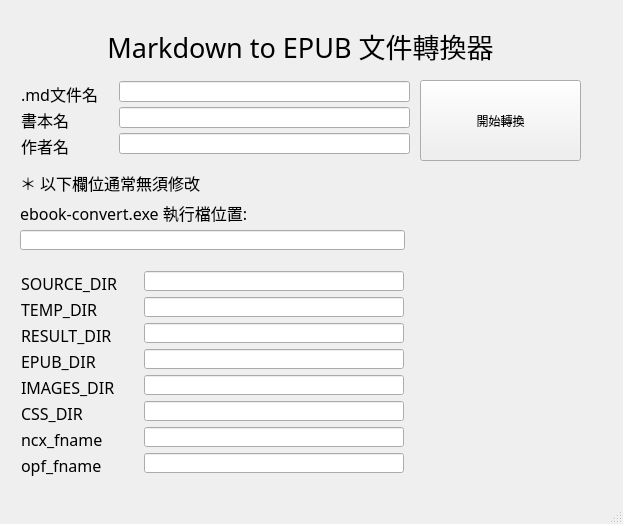
<?xml version="1.0" encoding="UTF-8"?>
<ui version="4.0">
 <class>MainWindow</class>
 <widget class="QMainWindow" name="MainWindow">
  <property name="geometry">
   <rect>
    <x>0</x>
    <y>0</y>
    <width>623</width>
    <height>524</height>
   </rect>
  </property>
  <property name="sizePolicy">
   <sizepolicy hsizetype="Preferred" vsizetype="Preferred">
    <horstretch>0</horstretch>
    <verstretch>0</verstretch>
   </sizepolicy>
  </property>
  <property name="minimumSize">
   <size>
    <width>623</width>
    <height>524</height>
   </size>
  </property>
  <property name="maximumSize">
   <size>
    <width>623</width>
    <height>524</height>
   </size>
  </property>
  <property name="windowTitle">
   <string>Markdown to EPUB 文件轉換器</string>
  </property>
  <widget class="QWidget" name="centralwidget">
   <widget class="QLabel" name="app_title">
    <property name="geometry">
     <rect>
      <x>20</x>
      <y>20</y>
      <width>561</width>
      <height>51</height>
     </rect>
    </property>
    <property name="font">
     <font>
      <family>微軟正黑體</family>
      <pointsize>20</pointsize>
     </font>
    </property>
    <property name="text">
     <string>Markdown to EPUB 文件轉換器</string>
    </property>
    <property name="alignment">
     <set>Qt::AlignCenter</set>
    </property>
   </widget>
   <widget class="QPushButton" name="button_go">
    <property name="geometry">
     <rect>
      <x>420</x>
      <y>80</y>
      <width>161</width>
      <height>81</height>
     </rect>
    </property>
    <property name="text">
     <string>開始轉換</string>
    </property>
   </widget>
   <widget class="QLabel" name="app_title_14">
    <property name="geometry">
     <rect>
      <x>20</x>
      <y>170</y>
      <width>379</width>
      <height>26</height>
     </rect>
    </property>
    <property name="font">
     <font>
      <family>微軟正黑體</family>
      <pointsize>12</pointsize>
     </font>
    </property>
    <property name="text">
     <string>＊ 以下欄位通常無須修改</string>
    </property>
   </widget>
   <widget class="QLabel" name="app_title_6">
    <property name="geometry">
     <rect>
      <x>20</x>
      <y>200</y>
      <width>379</width>
      <height>26</height>
     </rect>
    </property>
    <property name="font">
     <font>
      <family>微軟正黑體</family>
      <pointsize>12</pointsize>
     </font>
    </property>
    <property name="text">
     <string>ebook-convert.exe 執行檔位置:</string>
    </property>
   </widget>
   <widget class="QLineEdit" name="txt_EBOOK_ENGINE">
    <property name="geometry">
     <rect>
      <x>20</x>
      <y>230</y>
      <width>385</width>
      <height>20</height>
     </rect>
    </property>
   </widget>
   <widget class="QLabel" name="app_title_2">
    <property name="geometry">
     <rect>
      <x>21</x>
      <y>81</y>
      <width>97</width>
      <height>25</height>
     </rect>
    </property>
    <property name="font">
     <font>
      <family>微軟正黑體</family>
      <pointsize>12</pointsize>
     </font>
    </property>
    <property name="text">
     <string>.md文件名</string>
    </property>
   </widget>
   <widget class="QLineEdit" name="txt_fileName">
    <property name="geometry">
     <rect>
      <x>119</x>
      <y>81</y>
      <width>291</width>
      <height>21</height>
     </rect>
    </property>
   </widget>
   <widget class="QLabel" name="app_title_3">
    <property name="geometry">
     <rect>
      <x>21</x>
      <y>107</y>
      <width>60</width>
      <height>25</height>
     </rect>
    </property>
    <property name="font">
     <font>
      <family>微軟正黑體</family>
      <pointsize>12</pointsize>
     </font>
    </property>
    <property name="text">
     <string>書本名</string>
    </property>
   </widget>
   <widget class="QLabel" name="app_title_4">
    <property name="geometry">
     <rect>
      <x>21</x>
      <y>133</y>
      <width>60</width>
      <height>25</height>
     </rect>
    </property>
    <property name="font">
     <font>
      <family>微軟正黑體</family>
      <pointsize>12</pointsize>
     </font>
    </property>
    <property name="text">
     <string>作者名</string>
    </property>
   </widget>
   <widget class="QLineEdit" name="txt_author">
    <property name="geometry">
     <rect>
      <x>119</x>
      <y>133</y>
      <width>291</width>
      <height>21</height>
     </rect>
    </property>
   </widget>
   <widget class="QLineEdit" name="txt_bookName">
    <property name="geometry">
     <rect>
      <x>119</x>
      <y>107</y>
      <width>291</width>
      <height>21</height>
     </rect>
    </property>
   </widget>
   <widget class="QLabel" name="app_title_8">
    <property name="geometry">
     <rect>
      <x>21</x>
      <y>271</y>
      <width>122</width>
      <height>25</height>
     </rect>
    </property>
    <property name="font">
     <font>
      <family>微軟正黑體</family>
      <pointsize>12</pointsize>
     </font>
    </property>
    <property name="text">
     <string>SOURCE_DIR</string>
    </property>
   </widget>
   <widget class="QLabel" name="app_title_9">
    <property name="geometry">
     <rect>
      <x>21</x>
      <y>297</y>
      <width>96</width>
      <height>25</height>
     </rect>
    </property>
    <property name="font">
     <font>
      <family>微軟正黑體</family>
      <pointsize>12</pointsize>
     </font>
    </property>
    <property name="text">
     <string>TEMP_DIR</string>
    </property>
   </widget>
   <widget class="QLineEdit" name="txt_SOURCE_DIR_ROOT">
    <property name="geometry">
     <rect>
      <x>144</x>
      <y>271</y>
      <width>260</width>
      <height>20</height>
     </rect>
    </property>
   </widget>
   <widget class="QLineEdit" name="txt_RESULT_DIR_ROOT">
    <property name="geometry">
     <rect>
      <x>144</x>
      <y>323</y>
      <width>260</width>
      <height>20</height>
     </rect>
    </property>
   </widget>
   <widget class="QLabel" name="app_title_10">
    <property name="geometry">
     <rect>
      <x>21</x>
      <y>323</y>
      <width>114</width>
      <height>25</height>
     </rect>
    </property>
    <property name="font">
     <font>
      <family>微軟正黑體</family>
      <pointsize>12</pointsize>
     </font>
    </property>
    <property name="text">
     <string>RESULT_DIR</string>
    </property>
   </widget>
   <widget class="QLineEdit" name="txt_TEMP_DIR_ROOT">
    <property name="geometry">
     <rect>
      <x>144</x>
      <y>297</y>
      <width>260</width>
      <height>20</height>
     </rect>
    </property>
   </widget>
   <widget class="QLineEdit" name="txt_EPUB_DIR_ROOT">
    <property name="geometry">
     <rect>
      <x>144</x>
      <y>349</y>
      <width>260</width>
      <height>20</height>
     </rect>
    </property>
   </widget>
   <widget class="QLabel" name="app_title_5">
    <property name="geometry">
     <rect>
      <x>21</x>
      <y>349</y>
      <width>93</width>
      <height>25</height>
     </rect>
    </property>
    <property name="font">
     <font>
      <family>微軟正黑體</family>
      <pointsize>12</pointsize>
     </font>
    </property>
    <property name="text">
     <string>EPUB_DIR</string>
    </property>
   </widget>
   <widget class="QLabel" name="app_title_7">
    <property name="geometry">
     <rect>
      <x>21</x>
      <y>375</y>
      <width>119</width>
      <height>25</height>
     </rect>
    </property>
    <property name="font">
     <font>
      <family>微軟正黑體</family>
      <pointsize>12</pointsize>
     </font>
    </property>
    <property name="text">
     <string>IMAGES_DIR</string>
    </property>
   </widget>
   <widget class="QLineEdit" name="txt_IMAGES_DIR_ROOT">
    <property name="geometry">
     <rect>
      <x>144</x>
      <y>375</y>
      <width>260</width>
      <height>20</height>
     </rect>
    </property>
   </widget>
   <widget class="QLineEdit" name="txt_ncx_fname">
    <property name="geometry">
     <rect>
      <x>144</x>
      <y>427</y>
      <width>260</width>
      <height>20</height>
     </rect>
    </property>
    <property name="readOnly">
     <bool>true</bool>
    </property>
   </widget>
   <widget class="QLabel" name="app_title_11">
    <property name="geometry">
     <rect>
      <x>21</x>
      <y>401</y>
      <width>78</width>
      <height>25</height>
     </rect>
    </property>
    <property name="font">
     <font>
      <family>微軟正黑體</family>
      <pointsize>12</pointsize>
     </font>
    </property>
    <property name="text">
     <string>CSS_DIR</string>
    </property>
   </widget>
   <widget class="QLineEdit" name="txt_CSS_LOC">
    <property name="geometry">
     <rect>
      <x>144</x>
      <y>401</y>
      <width>260</width>
      <height>20</height>
     </rect>
    </property>
   </widget>
   <widget class="QLabel" name="app_title_13">
    <property name="geometry">
     <rect>
      <x>21</x>
      <y>453</y>
      <width>102</width>
      <height>25</height>
     </rect>
    </property>
    <property name="font">
     <font>
      <family>微軟正黑體</family>
      <pointsize>12</pointsize>
     </font>
    </property>
    <property name="text">
     <string>opf_fname</string>
    </property>
   </widget>
   <widget class="QLineEdit" name="txt_opf_fname">
    <property name="geometry">
     <rect>
      <x>144</x>
      <y>453</y>
      <width>260</width>
      <height>20</height>
     </rect>
    </property>
    <property name="readOnly">
     <bool>true</bool>
    </property>
   </widget>
   <widget class="QLabel" name="app_title_12">
    <property name="geometry">
     <rect>
      <x>21</x>
      <y>427</y>
      <width>101</width>
      <height>25</height>
     </rect>
    </property>
    <property name="font">
     <font>
      <family>微軟正黑體</family>
      <pointsize>12</pointsize>
     </font>
    </property>
    <property name="text">
     <string>ncx_fname</string>
    </property>
   </widget>
  </widget>
  <widget class="QMenuBar" name="menubar">
   <property name="geometry">
    <rect>
     <x>0</x>
     <y>0</y>
     <width>623</width>
     <height>25</height>
    </rect>
   </property>
  </widget>
  <widget class="QStatusBar" name="statusbar"/>
 </widget>
 <resources/>
 <connections/>
</ui>
